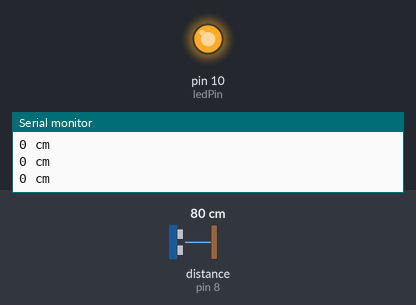
The sketch below on a simulated Arduino Uno, built with avr-gcc and run on an emulated ATmega328P. Shown: output pins drawn as LEDs (lit = HIGH), the last lines printed to the serial monitor. The test bench sets the inputs (shaded band); at power-on: distance to the obstacle (sensor on pin 8) 80 cm. The echo pulse lasts 58.3 µs per cm.

Above: at 1.2 s.
1.3 s: distance to the obstacle (sensor on pin 8) set to 73 cm
4.3 s: distance to the obstacle (sensor on pin 8) set to 67 cm
At 4.9 s:
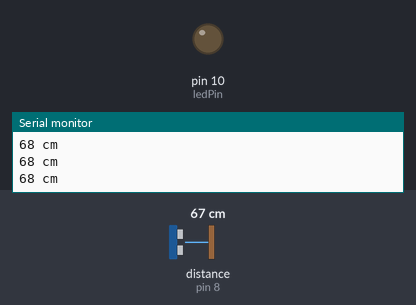
5.8 s: distance to the obstacle (sensor on pin 8) set to 11 cm
8.8 s: distance to the obstacle (sensor on pin 8) set to 8 cm
At 9.5 s:
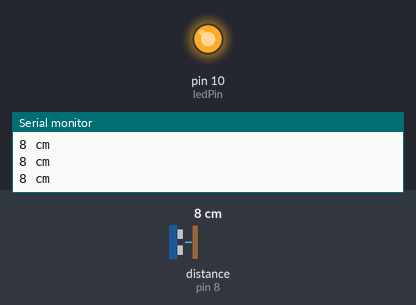
Timing chart, 0 to 11.3 s (numbered marks = the images above; inputs shaded):
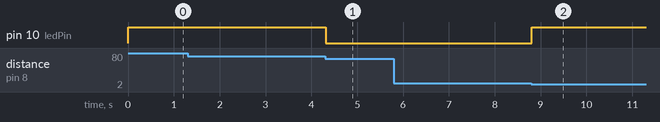

Measured:
- the behaviour switches between 71 and 70 cm on distance to the obstacle (sensor on pin 8) (found by bisection; images 0 and 1)
- the behaviour switches between 10 and 9 cm on distance to the obstacle (sensor on pin 8) (found by bisection; images 1 and 2)
- after the input at 4.3 s, pin 10 (ledPin): HIGH → LOW at once
- after the input at 8.8 s, pin 10 (ledPin): LOW → HIGH at once

The sketch:

Ulsonic.ino
```cpp
#include <NewPing.h>

const uint8_t echoPin = 8;
const uint8_t trigPin = 9;
const uint8_t ledPin  = 10;

NewPing sonar(trigPin,echoPin,70);

void setup() {
  // put your setup code here, to run once:
  Serial.begin(9600);
  pinMode(ledPin,OUTPUT);
}

void loop() {
  // put your main code here, to run repeatedly:
  int dist = sonar.ping_cm();
  if(dist < 10){
    digitalWrite(ledPin,HIGH);
  }
  else{
    digitalWrite(ledPin,LOW);
  }
  Serial.print(dist);
  Serial.println(" cm");
}
```
